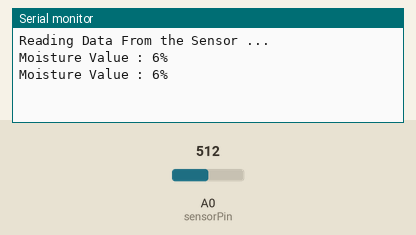
Simulated run of this sketch. Board: Arduino Uno, built with avr-gcc and run on an emulated ATmega328P. Parts: the last lines printed to the serial monitor. The inputs (shaded band) are chosen by the test bench; at power-on: A0 (sensorPin) = 512.

Above: at 3.2 s.
3.3 s: A0 (sensorPin) set to 716
At 4.6 s:
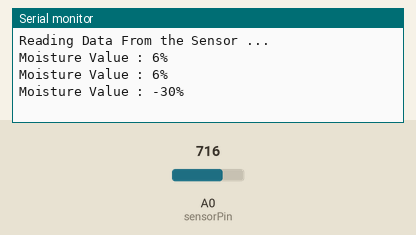
4.8 s: A0 (sensorPin) set to 900
At 5.6 s:
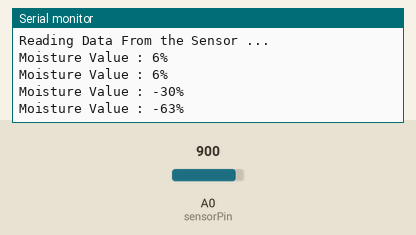
Timing chart, 0 to 7.8 s (numbered marks = the images above; inputs shaded):
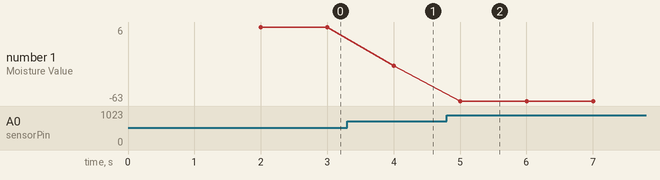

Measured:
- after the input at 3.3 s, the serial monitor: prints a new line after 0.70 s (image 1)
- after the input at 4.8 s, the serial monitor: prints a new line after 0.20 s (image 2)
- plotted number 1: 6 → -30 after the input at 3.3 s, -30 → -63 after the input at 4.8 s

The sketch:

prog11.ino
```cpp
int sensorPin = A0;
int outputValue ;
void setup()
{
Serial.begin(9600);
Serial.println("Reading Data From the Sensor ...");
delay(2000);
}
void loop()
{
outputValue= analogRead(sensorPin);
outputValue = map(outputValue,550,0,0,100);
Serial.print("Moisture Value : ");
Serial.print(outputValue);
Serial.println("%");
delay(1000);
}
```

prog2.c
```cpp
int IRPin = 3;
int led=13;
int value;
void setup(){
pinMode(IRPin, INPUT);
Serial.begin(9600);
pinMode(13,OUTPUT);
}
void loop(){
value = digitalRead(IRPin);
Serial.println(value);
if(digitalRead(IRPin)==1)
digitalWrite(led,HIGH);
else
digitalWrite(led,LOW);
}
```
